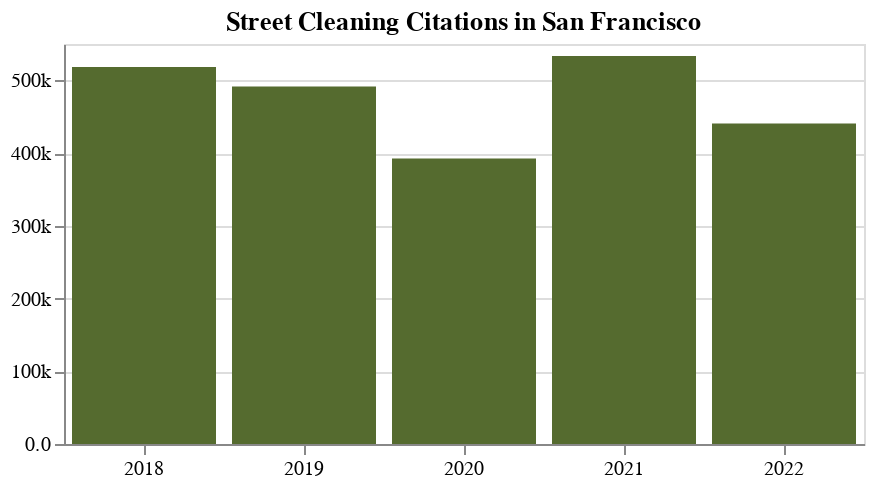

The cell this chart's notebook holds for it:
### Code cell
# Visualize the table
alt.Chart(
    st_cleaning_year_count,
    width=400,
    height=200
).mark_bar(color='darkolivegreen').encode(
    x=alt.X('Issued Year:O', axis=alt.Axis(labelAngle=0), title=''),
    y=alt.Y('Citation Number', axis=alt.Axis(format='.2s'), title='')
).properties(
    title='Street Cleaning Citations in San Francisco'
)

### Figure 1 — Vega-Lite specification as saved in the notebook (floating-point values rounded to 4 significant figures)
{"$schema": "https://vega.github.io/schema/vega-lite/v4.17.0.json", "config": {"view": {"continuousHeight": 300, "continuousWidth": 400}}, "data": {"name": "data-5fea24738f6b88e7b6e58c2d42d6668d"}, "datasets": {"data-5fea24738f6b88e7b6e58c2d42d6668d": [{"Citation Number": 518231, "Issued Year": 2018}, {"Citation Number": 491695, "Issued Year": 2019}, {"Citation Number": 392720, "Issued Year": 2020}, {"Citation Number": 533579, "Issued Year": 2021}, {"Citation Number": 440666, "Issued Year": 2022}]}, "encoding": {"x": {"axis": {"labelAngle": 0}, "field": "Issued Year", "title": "", "type": "ordinal"}, "y": {"axis": {"format": ".2s"}, "field": "Citation Number", "title": "", "type": "quantitative"}}, "height": 200, "mark": {"color": "darkolivegreen", "type": "bar"}, "title": "Street Cleaning Citations in San Francisco", "width": 400}
